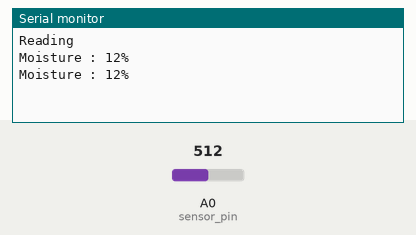
The sketch below on a simulated Arduino Uno, built with avr-gcc and run on an emulated ATmega328P. Parts: the last lines printed to the serial monitor. The inputs (shaded band) are chosen by the test bench; at power-on: A0 (sensor_pin) = 512.

Above: at 3.2 s.
3.3 s: A0 (sensor_pin) set to 716
At 4.6 s:
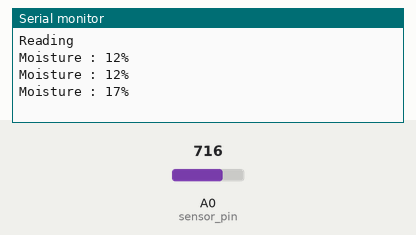
4.8 s: A0 (sensor_pin) set to 900
At 5.8 s:
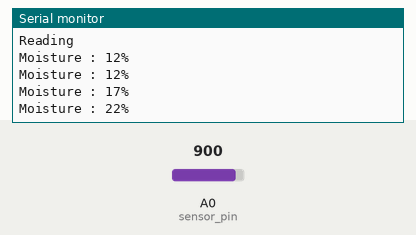
Timing chart, 0 to 7.8 s (numbered marks = the images above; inputs shaded):
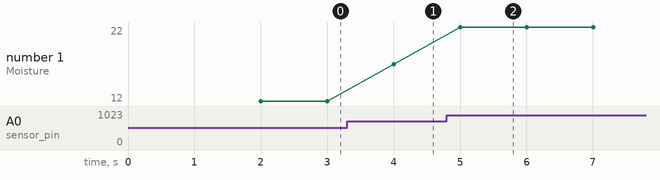

Measured:
- after the input at 3.3 s, the serial monitor: prints a new line after 0.70 s (image 1)
- after the input at 4.8 s, the serial monitor: prints a new line after 0.20 s (image 2)
- plotted number 1: 12 → 17 after the input at 3.3 s, 17 → 22 after the input at 4.8 s

The sketch:

soil.ino
```cpp
int sensor_pin = 14;
int value ;

void setup()
{
  Serial.begin(9600);
  Serial.println("Reading");
  delay(2000);
}

void loop()
{

  value= analogRead(sensor_pin);
  //value=value/4;
  value = map(value,0,4000,0,100);
  Serial.print("Moisture : ");
  Serial.print(value);
  Serial.println("%");
  delay(1000);
}
```
